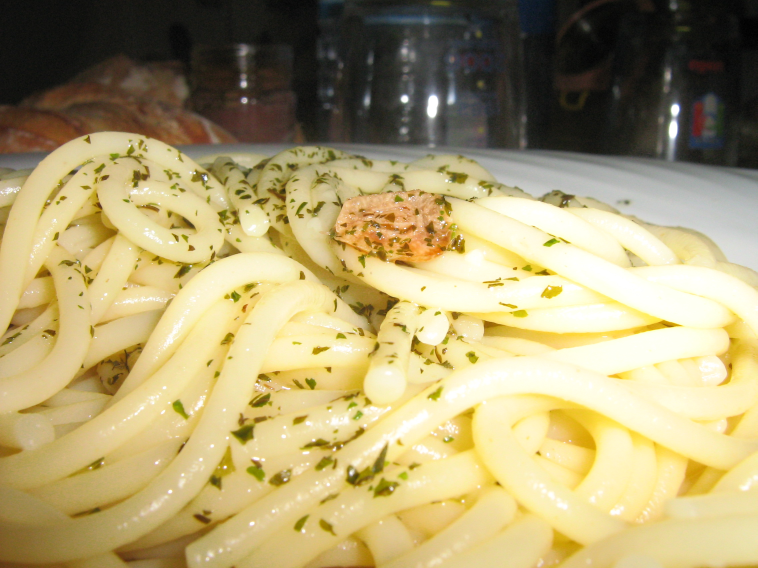
#> input picture results/phase7_integration/v4_completed/source.jpg, 2272 x 1704 px (shown at 1/3 size)
$ python verify_outputs.py
#> lines starting #> are read from the running program, lines starting #| are printed output that depends on the picture; after the words box and inside, x2 and y2 are one past the last pixel; in counts of white or black regions, pixels touching at a corner belong together
"""Independent decoded-image verification; no model or pipeline imports."""
from pathlib import Path
import hashlib
import json

import numpy as np
from PIL import Image, ImageDraw


folder=Path(__file__).resolve().parent
sha=lambda p:hashlib.sha256(p.read_bytes()).hexdigest()
expected='062eb9f18e0175dec675f9e1edefd3ef1238837e627727e58b9d9c309fa49d0e'
assert sha(folder/'source.jpg')==expected
with Image.open(folder/'source.jpg') as im: original=im.convert('RGB')
#> im is the input picture: PIL image 2272x1704 RGB; mean R, G, B 173.8, 159.3, 113.2
with Image.open(folder/'research_mask.png') as im:
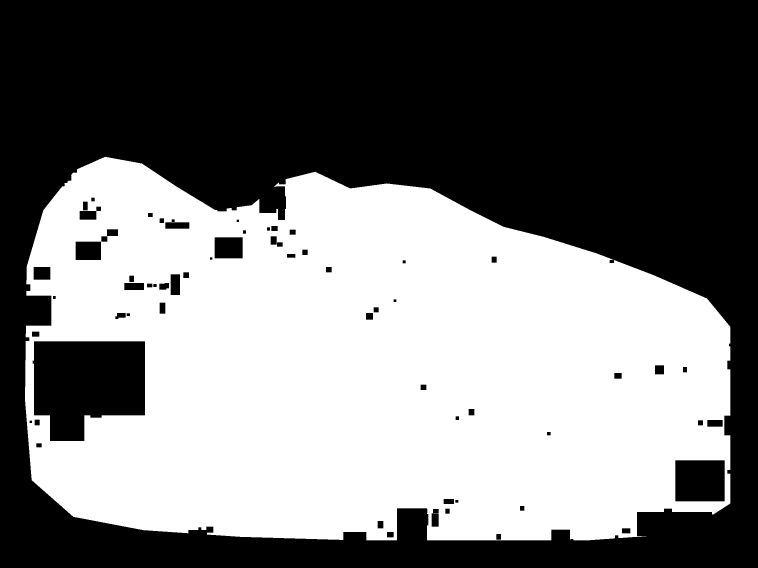
#> input picture results/phase7_integration/v4_completed/research_mask.png, 2272 x 1704 px (shown at 1/3 size)
#> im is the input picture: PIL image 2272x1704 L; 47.7% white; 1 white region, box (x1, y1, x2, y2) and area: (75, 470, 2191, 1621) 1846716
    assert im.mode=='L' and im.size==original.size and set(im.tobytes())<={0,255}
    editable=np.asarray(im)==255
with Image.open(folder/'protected_regions.png') as im:
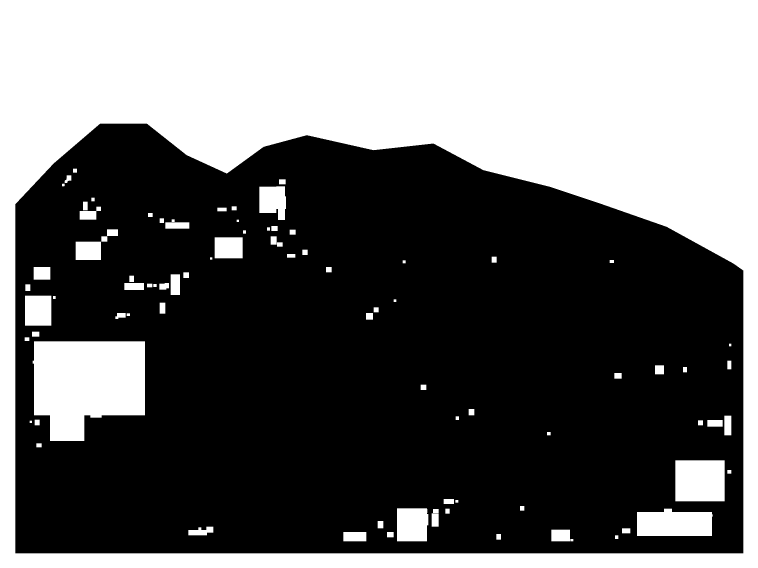
#> input picture results/phase7_integration/v4_completed/protected_regions.png, 2272 x 1704 px (shown at 1/3 size)
#> im is the input picture: PIL image 2272x1704 L; 40% white; 87 white regions, largest, box (x1, y1, x2, y2) and area: (0, 0, 2272, 1704) 1369222, (98, 1024, 435, 1323) 82131, (2026, 1381, 2174, 1504) 18204
    assert im.mode=='L' and im.size==original.size and set(im.tobytes())<={0,255}
    protected=np.asarray(im)==255
assert editable.any() and not (editable & protected).any()
views=[('Original: 10Rosso, CC BY 2.0',original)]
for condition in ('A','B'):
    final_path=folder/condition/'final.png'
    if not final_path.exists():continue
#> (the run stopped early here; a loop or call above may not have finished)
